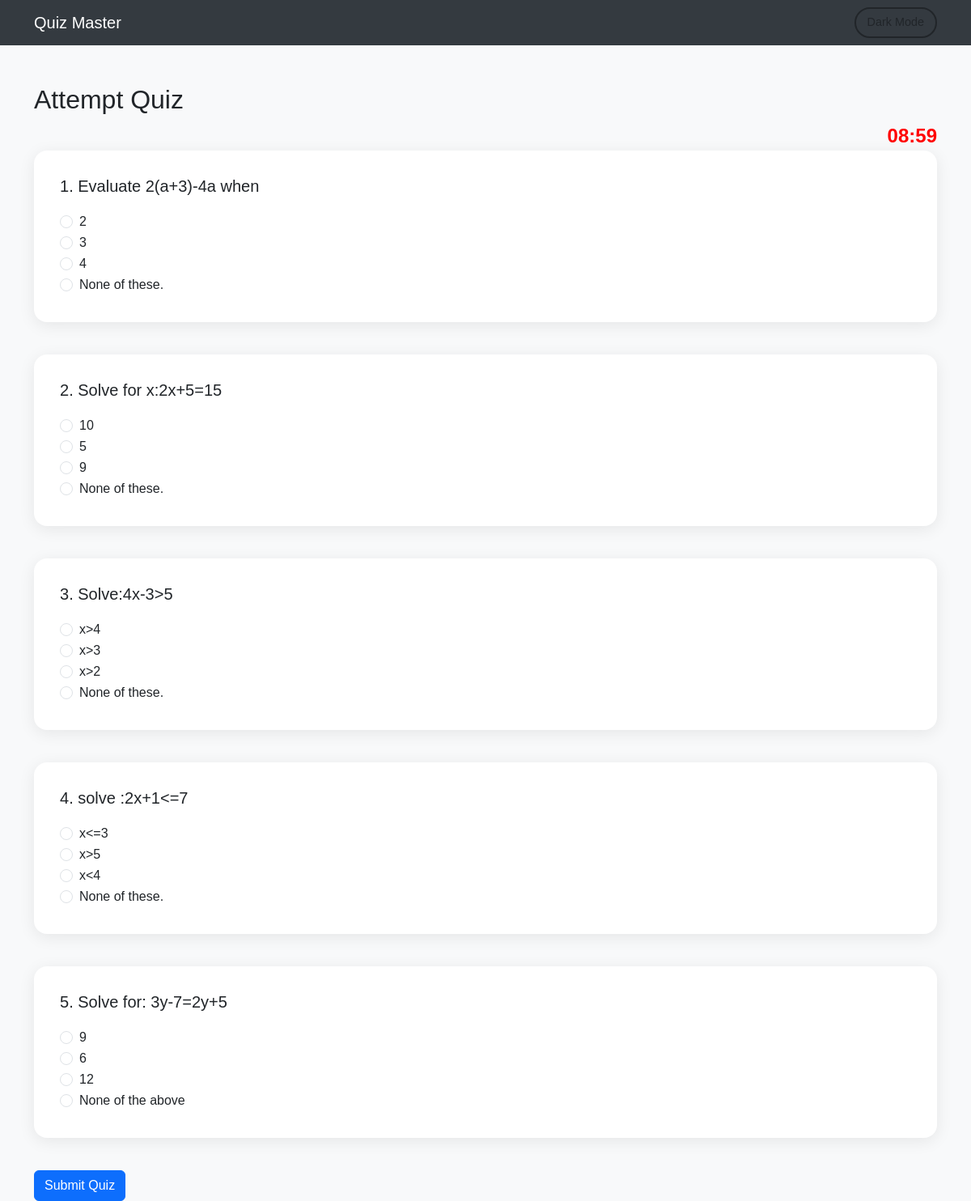
The page /attempt_quiz/7 (signed in) on the database its author committed.
### app.py (models this page shows)
class Question(db.Model):
    id = db.Column(db.Integer, primary_key=True)
    quiz_id = db.Column(db.Integer, db.ForeignKey('quiz.id'), nullable=False)
    question_statement = db.Column(db.Text, nullable=False)
    option1 = db.Column(db.String(200), nullable=False)
    option2 = db.Column(db.String(200), nullable=False)
    option3 = db.Column(db.String(200), nullable=False)
    option4 = db.Column(db.String(200), nullable=False)
    correct_option = db.Column(db.Integer, nullable=False)

### app.py (the view)
@app.route('/attempt_quiz/<int:quiz_id>', methods=['GET'])
def attempt_quiz(quiz_id):
    if 'user_id' not in session:
        flash('Please log in to attempt the quiz.', 'danger')
        return redirect(url_for('login'))
    quiz = Quiz.query.get_or_404(quiz_id)
    questions = Question.query.filter_by(quiz_id=quiz_id).all()
    return render_template('attempt_quiz.html', quiz=quiz, questions=questions)

### templates/attempt_quiz.html (shortened to what this page needs)
<!DOCTYPE html>
<html lang="en" class="light-theme">
<head>
    <link href="https://cdn.jsdelivr.net/npm/bootstrap@5.3.0/dist/css/bootstrap.min.css" rel="stylesheet">
</head>
<body>
    <nav class="navbar navbar-expand-lg navbar-dark">
        <div class="container">
            <a class="navbar-brand" href="/">Quiz Master</a>
            <div class="collapse navbar-collapse">
                <ul class="navbar-nav ms-auto align-items-center">
                    <li class="nav-item">
                        <button id="theme-toggle" class="btn btn-theme-toggle">Dark Mode</button>
                    </li>
                </ul>
            </div>
        </div>
    </nav>
    <div class="container mt-5">
        <h2>Attempt Quiz</h2>
        {% if questions|length == 0 %}
        <div class="alert alert-warning" role="alert">
            No questions available for this quiz.
        </div>
        {% else %}
        <div class="d-flex justify-content-between">
            <div class="timer" id="timer">--:--</div>
        </div>
        <form method="POST" action="/submit_quiz/{{ quiz.id }}">
            {% for question in questions %}
            <div class="question-section">
                <h5 class="question">{{ loop.index }}. {{ question.question_statement }}</h5>
                <div class="form-check">
                    <input class="form-check-input" type="radio" name="question_{{ question.id }}" value="1" required>
                    <label class="form-check-label">{{ question.option1 }}</label>
                </div>
                <div class="form-check">
                    <input class="form-check-input" type="radio" name="question_{{ question.id }}" value="2">
                    <label class="form-check-label">{{ question.option2 }}</label>
                </div>
                <div class="form-check">
                    <input class="form-check-input" type="radio" name="question_{{ question.id }}" value="3">
                    <label class="form-check-label">{{ question.option3 }}</label>
                </div>
                <div class="form-check">
                    <input class="form-check-input" type="radio" name="question_{{ question.id }}" value="4">
                    <label class="form-check-label">{{ question.option4 }}</label>
                </div>
            </div>
            {% endfor %}
            <button type="submit" class="btn btn-primary">Submit Quiz</button>
        </form>
        {% endif %}
    </div>
</body>
</html>

### templates/attempt_quiz.html (style rules this page uses)
:root { --bg-color: #f8f9fa; --text-color: #212529; --card-bg: #ffffff; --navbar-bg: #343a40; --input-bg: rgba(255, 255, 255, 0.9); --input-text: #212529; --shadow-color: rgba(0, 0, 0, 0.08); --focus-shadow: rgba(13, 110, 253, 0.25); }
* { transition: background-color 0.4s ease, color 0.4s ease, box-shadow 0.3s ease, border-color 0.3s ease; }
body { background-color: var(--bg-color); color: var(--text-color); font-family: 'Poppins', sans-serif; }
.navbar { background-color: var(--navbar-bg) !important; }
.btn-theme-toggle { display: flex; align-items: center; gap: 0.4rem; border: 2px solid var(--text-color); color: var(--text-color); background-color: transparent; border-radius: 999px; padding: 6px 14px; font-size: 0.9rem; font-weight: 500; transition: all 0.3s ease; }
.question-section { margin-bottom: 40px; background-color: var(--card-bg); box-shadow: 0 4px 20px var(--shadow-color); padding: 2rem; border-radius: 1rem; }
.timer { font-size: 1.5rem; font-weight: bold; color: red; text-align: right; }
.question { margin-bottom: 20px; }
.form-check-label { color: var(--text-color); }
.btn-primary { transition: all 0.3s ease; }

### rows shown on the page
Question: question_statement "Evaluate 2(a+3)-4a when", option1 "2", option2 "3", option3 "4", option4 "None of these."
Question: question_statement "Solve for x:2x+5=15", option1 "10", option2 "5", option3 "9", option4 "None of these."
Question: question_statement "Solve:4x-3>5", option1 "x>4", option2 "x>3", option3 "x>2", option4 "None of these."
Question: question_statement "solve :2x+1<=7", option1 "x<=3", option2 "x>5", option3 "x<4", option4 "None of these."
Question: question_statement "Solve for: 3y-7=2y+5", option1 "9", option2 "6", option3 "12", option4 "None of the above"
